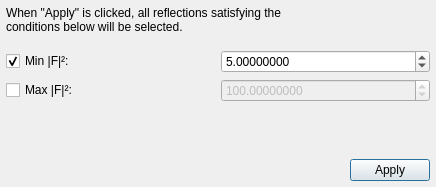
<?xml version="1.0" encoding="UTF-8"?>
<ui version="4.0">
 <class>reflections_selection_helper</class>
 <widget class="QDialog" name="reflections_selection_helper">
  <property name="geometry">
   <rect>
    <x>0</x>
    <y>0</y>
    <width>436</width>
    <height>187</height>
   </rect>
  </property>
  <property name="windowTitle">
   <string>Reflections Selection Helper</string>
  </property>
  <layout class="QGridLayout" name="gridLayout">
   <property name="leftMargin">
    <number>6</number>
   </property>
   <property name="topMargin">
    <number>6</number>
   </property>
   <property name="rightMargin">
    <number>6</number>
   </property>
   <property name="bottomMargin">
    <number>6</number>
   </property>
   <item row="5" column="0" colspan="2">
    <widget class="QDialogButtonBox" name="button_box">
     <property name="standardButtons">
      <set>QDialogButtonBox::Apply</set>
     </property>
    </widget>
   </item>
   <item row="2" column="0">
    <widget class="QCheckBox" name="min_sfac_enabled">
     <property name="text">
      <string>Min |F|²:</string>
     </property>
     <property name="checked">
      <bool>true</bool>
     </property>
    </widget>
   </item>
   <item row="4" column="0" colspan="2">
    <spacer name="verticalSpacer">
     <property name="orientation">
      <enum>Qt::Vertical</enum>
     </property>
     <property name="sizeHint" stdset="0">
      <size>
       <width>20</width>
       <height>40</height>
      </size>
     </property>
    </spacer>
   </item>
   <item row="0" column="0" colspan="2">
    <widget class="QLabel" name="instructions_label">
     <property name="sizePolicy">
      <sizepolicy hsizetype="Fixed" vsizetype="Fixed">
       <horstretch>0</horstretch>
       <verstretch>0</verstretch>
      </sizepolicy>
     </property>
     <property name="text">
      <string>When &quot;Apply&quot; is clicked, all reflections satisfying the conditions below will be selected.</string>
     </property>
     <property name="wordWrap">
      <bool>true</bool>
     </property>
    </widget>
   </item>
   <item row="3" column="0">
    <widget class="QCheckBox" name="max_sfac_enabled">
     <property name="text">
      <string>Max |F|²:</string>
     </property>
    </widget>
   </item>
   <item row="1" column="0" colspan="2">
    <spacer name="verticalSpacer_2">
     <property name="orientation">
      <enum>Qt::Vertical</enum>
     </property>
     <property name="sizeType">
      <enum>QSizePolicy::Fixed</enum>
     </property>
     <property name="sizeHint" stdset="0">
      <size>
       <width>20</width>
       <height>10</height>
      </size>
     </property>
    </spacer>
   </item>
   <item row="2" column="1">
    <widget class="ScientificDoubleSpinBox" name="min_sfac_value">
     <property name="decimals">
      <number>8</number>
     </property>
     <property name="maximum">
      <double>100000000.000000000000000</double>
     </property>
     <property name="value">
      <double>5.000000000000000</double>
     </property>
    </widget>
   </item>
   <item row="3" column="1">
    <widget class="ScientificDoubleSpinBox" name="max_sfac_value">
     <property name="enabled">
      <bool>false</bool>
     </property>
     <property name="decimals">
      <number>8</number>
     </property>
     <property name="maximum">
      <double>100000000.000000000000000</double>
     </property>
     <property name="value">
      <double>100.000000000000000</double>
     </property>
    </widget>
   </item>
  </layout>
 </widget>
 <customwidgets>
  <customwidget>
   <class>ScientificDoubleSpinBox</class>
   <extends>QDoubleSpinBox</extends>
   <header>scientificspinbox.h</header>
  </customwidget>
 </customwidgets>
 <resources/>
 <connections>
  <connection>
   <sender>min_sfac_enabled</sender>
   <signal>toggled(bool)</signal>
   <receiver>min_sfac_value</receiver>
   <slot>setEnabled(bool)</slot>
   <hints>
    <hint type="sourcelabel">
     <x>102</x>
     <y>86</y>
    </hint>
    <hint type="destinationlabel">
     <x>303</x>
     <y>86</y>
    </hint>
   </hints>
  </connection>
  <connection>
   <sender>max_sfac_enabled</sender>
   <signal>toggled(bool)</signal>
   <receiver>max_sfac_value</receiver>
   <slot>setEnabled(bool)</slot>
   <hints>
    <hint type="sourcelabel">
     <x>109</x>
     <y>123</y>
    </hint>
    <hint type="destinationlabel">
     <x>325</x>
     <y>123</y>
    </hint>
   </hints>
  </connection>
 </connections>
</ui>
